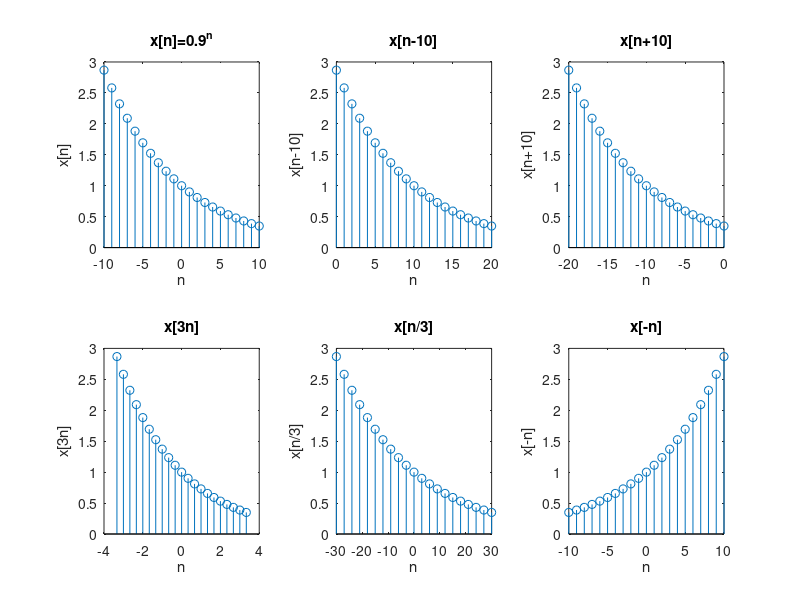

Write the MATLAB code that produced this figure.
%Q2 Kasra Hassani 9923107

%----------------------------------------
%clearing and closing everything
clc; clear; close all;

                  %x[n]
%----------------------------------------
%Setting up variables
n=-10:1:10;
x=(0.9).^(n);
%----------------------------------------
%Plotting x[n]
figure('WindowState','maximized');
subplot(2,3,1);
stem(n,x);
xlabel("n");
ylabel("x[n]");
title("x[n]=0.9^n");
%----------------------------------------



                %x[n-10]
%----------------------------------------
%Plotting x[n-10]
subplot(2,3,2);
stem(n+10,x);
xlabel("n");
ylabel("x[n-10]");
title("x[n-10]");
%----------------------------------------


                %x[n+10]
%----------------------------------------
%Plotting x[n-10]
subplot(2,3,3);
stem(n-10,x);
xlabel("n");
ylabel("x[n+10]");
title("x[n+10]");
%----------------------------------------


                  %x[3n]
%----------------------------------------
%Plotting x[3n]
subplot(2,3,4);
stem(n./3,x);
xlabel("n");
ylabel("x[3n]");
title("x[3n]");
%----------------------------------------


                 %x[n/3]
%----------------------------------------
%Plotting x[n/3]
subplot(2,3,5);
stem(n.*3,x);
xlabel("n");
ylabel("x[n/3]");
title("x[n/3]");
%----------------------------------------


                 %x[-n]
%----------------------------------------
%Plotting x[-n]
subplot(2,3,6);
stem(n.*(-1),x);
xlabel("n");
ylabel("x[-n]");
title("x[-n]");
%----------------------------------------
